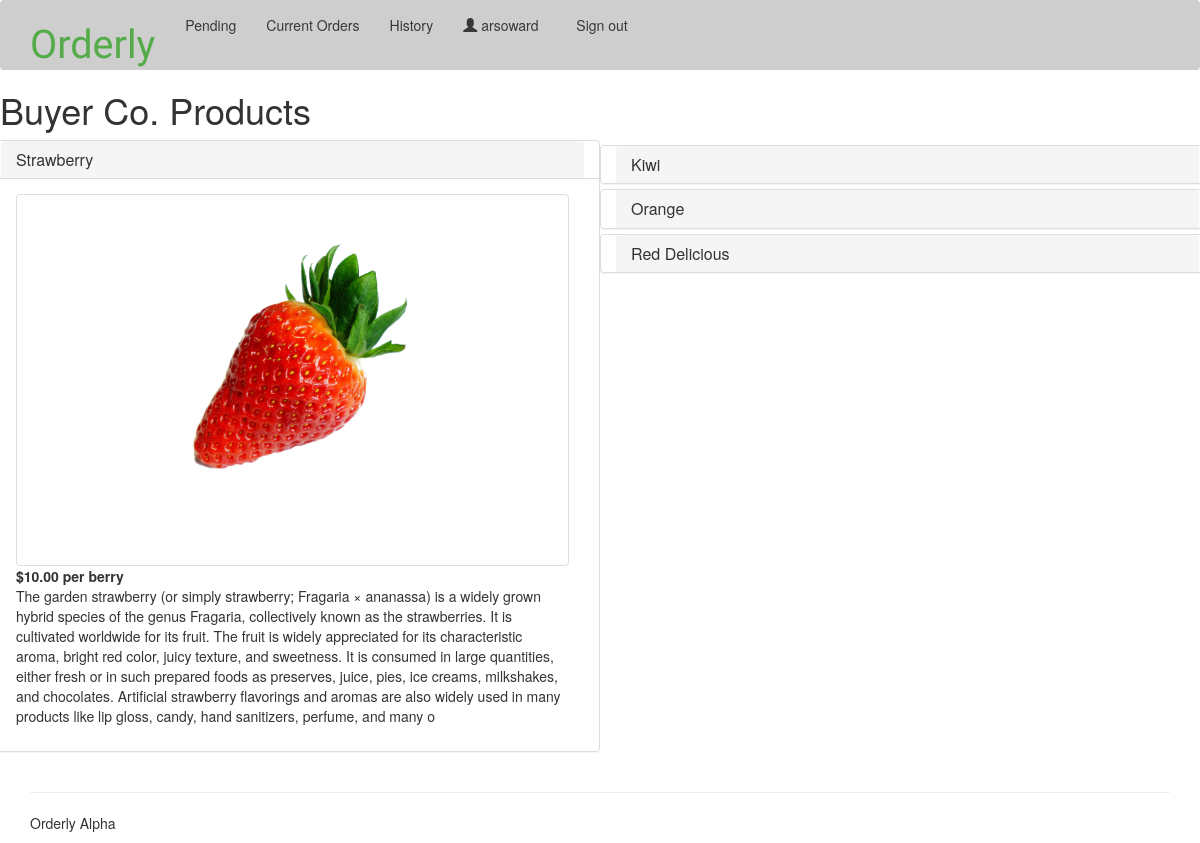
The page /demo/products/ (signed in) on the database as committed earlier.
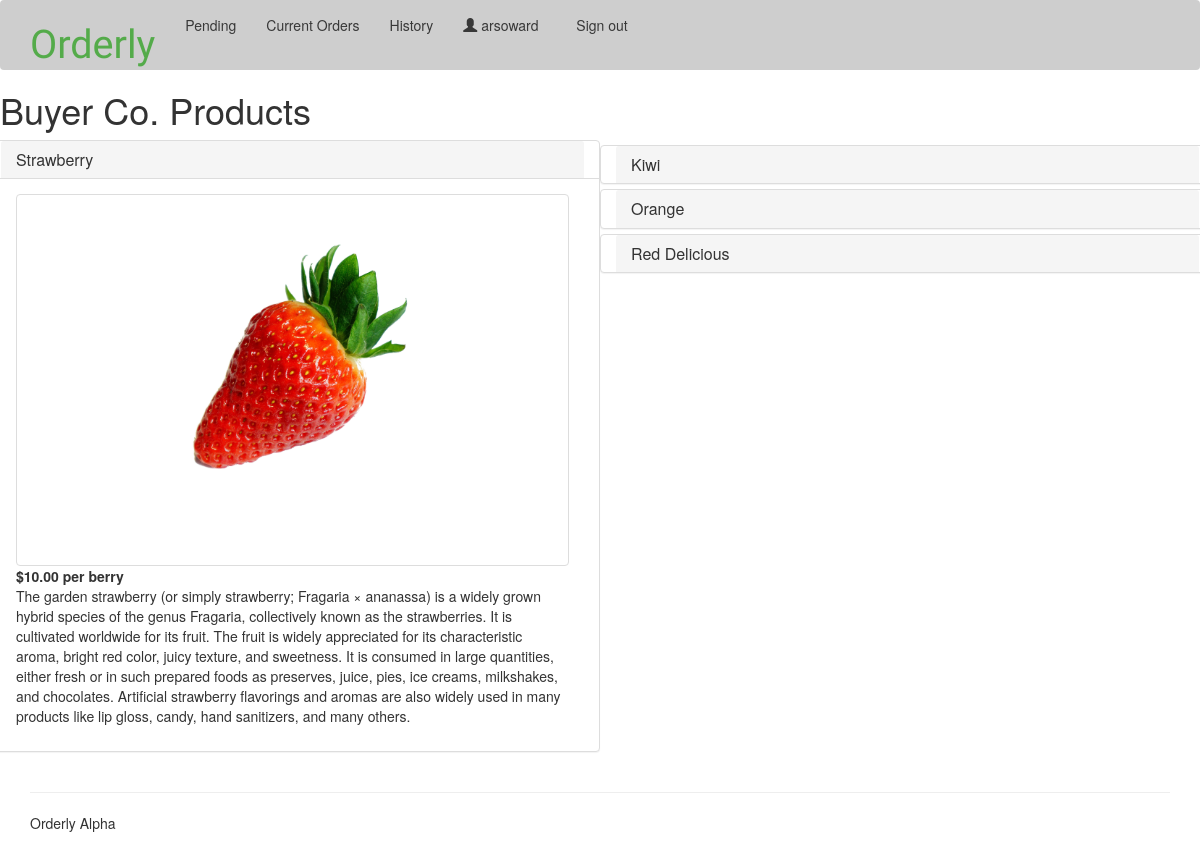
The same page on the database as committed later.
### orders/models.py (models this page shows, shortened)
class Business(models.Model):
  business_name = models.CharField(max_length=60)
  contact_name = models.CharField(max_length=60)
  website = models.URLField(max_length=200, blank=True)
  email = models.EmailField(max_length=254, blank=True)
  phone = models.CharField(max_length=15, blank=True)
  address = models.CharField(max_length=260, blank=True)
  tagline = models.CharField(max_length=150, blank=True) #describe your business in 150 characters or less!
  about = models.TextField(max_length=600, null=True, default=None)
  account = models.OneToOneField(userModels.Account, related_name='business', null=True, default=None, on_delete=models.CASCADE)
  picture = models.OneToOneField(userModels.Picture, related_name='business', blank=True, null=True, on_delete=models.CASCADE)
  class Meta:
      verbose_name_plural = "businesses"

class Product(models.Model):
  name = models.CharField(max_length=200, unique=True)
  description = models.TextField(max_length=600, blank=True)
  vendor = models.ForeignKey(Business, on_delete=models.CASCADE, default=None, related_name='products')
  price = models.DecimalField(max_digits=5, decimal_places=2, default=1.00)
  unit = models.CharField(max_length=11, default='unit') #I want unit and price to be associated in pairs that the user creates.
  picture = models.OneToOneField(userModels.Picture, related_name='product', blank=True, null=True, on_delete=models.CASCADE)

### users/models.py (models this page shows, shortened)
class Picture(models.Model):
  image = models.ImageField(upload_to = 'user-uploads/')
  caption = models.TextField(null=True, default=None)
  uploaded = models.DateTimeField('uploaded on', default=datetime.now)

### orders/views.py (the view)
# urls.py: path('<slug:slug>/products/', views.productList, name='products'),
@login_required
def productList(request, slug):
  business = get_object_or_404(Business, account__slug=slug)
  products = business.products.all;
  context = {'business': business, 'list': products}
  return render(request, 'orders/products.html', context)

### orders/templates/orders/products.html (shortened to what this page needs)
{% extends 'base.html' %}
{% load bootstrap3 %}
{% block content %}
<h1>{{ business.business_name }} Products</h1>
<div class="panel-group row" id="accordion" role="tablist" aria-multiselectable="true">
{% for item in list %}
  <div class="panel panel-default col-12 col-md-6">
    <div class="panel-heading" role="tab" id="heading{{item.id}}">
      <h4 class="panel-title">
        {% if forloop.first %}
        <a role="button" data-toggle="collapse" data-parent="#accordion" href="#collapse{{item.id}}"
                         aria-expanded="true" aria-controls="collapse{{item.id}}">
       {% else %}
        <a class="collapsed" role="button" data-toggle="collapse" data-parent="#accordion" href="#collapse{{item.id}}"
                             aria-expanded="false" aria-controls="collapse{{item.id}}">
       {% endif %}
          {{ item.name }}
        </a>
      </h4>
    </div>
    {% if forloop.first %}
    <div id="collapse{{item.id}}" class="panel-collapse collapse in" role="tabpanel" aria-labelledby="heading{{item.id}}">
    {% else %}
    <div id="collapse{{item.id}}" class="panel-collapse collapse" role="tabpanel" aria-labelledby="heading{{item.id}}">
    {% endif %}
      <div class="panel-body row">
        <div class="col-3 col-md-12">
          <img src="{{ item.picture.image.url }}" class="img-fluid img-thumbnail">
        </div>
        <div class="col-9 col-md-12">
          <p>
            <strong>${{ item.price }} per {{ item.unit }}</strong>
            <br/>{{ item.description }}
          </p>
        </div>
      </div>
    </div>
  </div>
{% endfor %}
</div>
{% endblock %}

### shared_templates/base.html (shortened to what this page needs)
{% load static from staticfiles %}
{% load bootstrap3 %}
<!DOCTYPE html>
<html lang="en">
  <head>
    {% bootstrap_css %}
    <link rel="stylesheet" href="https://code.jquery.com/ui/1.8.18/themes/base/jquery-ui.css" type="text/css" media="all"/>
    <link href="{% static 'orders/css/orders.css' %}" rel="stylesheet">
  </head>
<body>
  <div class="wrapper">
    <div class="navbar lobster-nav">
      <div class="container">
        <div class="navbar-header">
          <h1 class="text-center">
            <a class="navbar-brand lobster" href="{% url 'users:index' %}">Orderly</a>
          </h1>
        </div>
        <div class="navbar-collapse collapse">
          <ul class="nav navbar-nav">
          {% block nav_user %}
            {% if user.is_authenticated %}
              <ul class="nav navbar-nav navbar-right">
                <li id="nav-username"><a href="{% url 'orders:index' %}">
                  <span class="glyphicon glyphicon-user"></span>  {{ user.get_username }} &nbsp; </a>
                </li>
                <li>
                  <a href="{% url 'logout' %}">Sign out</a>
                </li>
              </ul>
            {% endif %}
          {% endblock %}
            <li class=""><a href="{% url 'orders:pending' %}">Pending</a></li>
            <li class=""><a href="{% url 'orders:orders' %}">Current Orders</a></li>
            <li class=""><a href="{% url 'orders:history' %}">History</a></li>
          </ul>
        </div>
      </div>
    </div>
{% block content %}
{% endblock %}
  </div> {% comment %} wrapper ends {% endcomment %}
  <div id="page-footer">
	<div class="container">
	  <footer>
		<hr />
		<p>Orderly Alpha</p>
	  </footer>
    </div>
  </div>
</body>
</html>

### orders/static/orders/css/orders.css (style rules this page uses)
a { color: #383838; }
.lobster { font-family: 'Oleo Script Swash Caps', cursive; color: rgba(24, 153, 9, 0.67) !important; font-size: 110%; }
.lobster-nav { background-color: rgba(200, 200, 200, 0.88); border: none; }
.lobster-nav .navbar-collapse { background-color: rgba(224, 224, 224, 0.88) border: none; }

Rows that differ between the two databases and show on the page:
changed Product "Strawberry": description "…gloss, candy, hand sanitizers, perfume, and many o" → "…gloss, candy, hand sanitizers, and many others."
